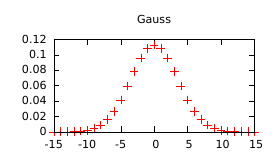

Write gnuplot code to recreate this figure.
set terminal pdf size 7cm, 4cm
set output 'doc-gnuplottex-fig5.pdf'
    set title "Gauss"
    plot "gauss.data" title ""
